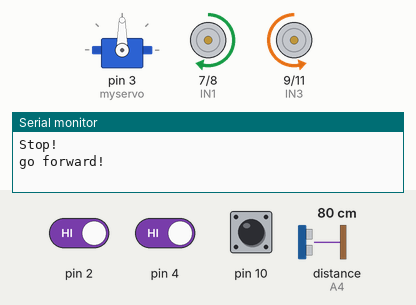
Simulated run of this sketch. Board: Arduino Uno, built with avr-gcc and run on an emulated ATmega328P. On the bench: servo, motor-driver pin pairs drawn as motors (green arrow = first pin HIGH = forward, orange = second pin HIGH = backward, longer = more drive, scaled by the enable pin), the last lines printed to the serial monitor. The inputs (shaded band) are chosen by the test bench; at power-on: pin 2 HIGH, pin 4 HIGH, distance to the obstacle (sensor on A4) 80 cm, pin 10 HIGH. The echo pulse lasts 58.3 µs per cm.

Above: at 1.2 s.
1.3 s: pin 2 driven LOW
At 1.5 s:
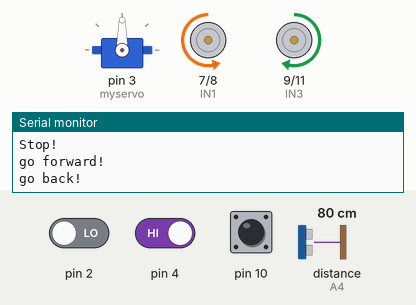
4.3 s: pin 4 driven LOW
At 5.9 s:
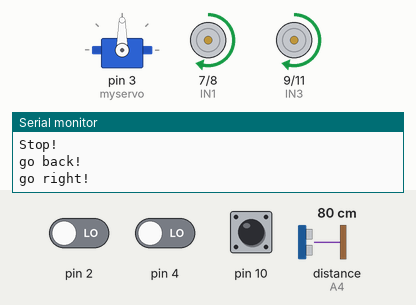
7.3 s: pin 2 driven HIGH
At 8.6 s:
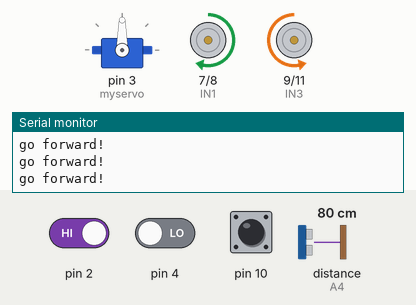
10.3 s: distance to the obstacle (sensor on A4) set to 34 cm
11.8 s: distance to the obstacle (sensor on A4) set to 27 cm
At 13.5 s:
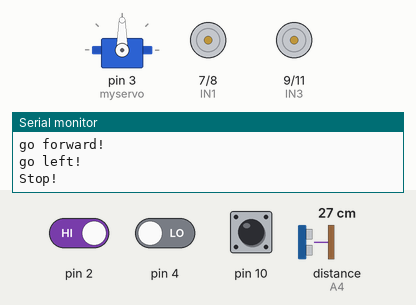
14.8 s: distance to the obstacle (sensor on A4) set to 35 cm
At 15.9 s:
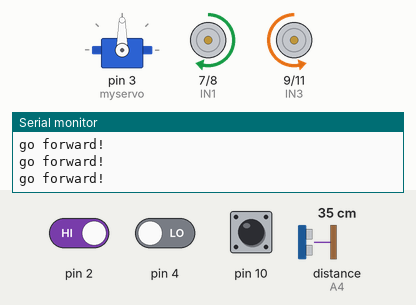
Timing chart, 0 to 17.7 s (numbered marks = the images above; inputs shaded):
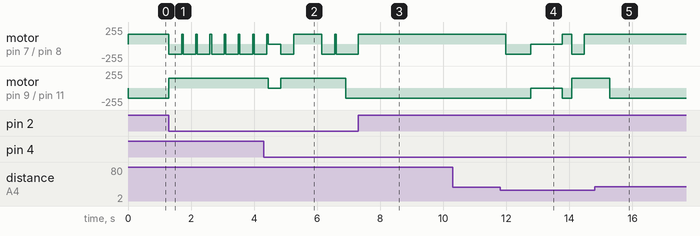

The sketch:

projet_voiture.ino
```cpp
//www.elegoo.com


#include <Servo.h>  //servo library
Servo myservo;      // create servo object to control servo

int Echo = A4;
int Trig = A5;

//Line Tracking IO define
#define LT_R !digitalRead(10)
#define LT_M !digitalRead(4)
#define LT_L !digitalRead(2)

#define ENB 5
#define IN1 7
#define IN2 8
#define IN3 9
#define IN4 11
#define ENA 6

#define carSpeed 150

int rightDistance = 0, leftDistance = 0, middleDistance = 0, middleDistance2 = 0;
int compteurLigne = 0;
int calibrage=0;


void forward(){
  analogWrite(ENA, carSpeed);
  analogWrite(ENB, carSpeed);
  digitalWrite(IN1, HIGH);
  digitalWrite(IN2, LOW);
  digitalWrite(IN3, LOW);
  digitalWrite(IN4, HIGH);
  Serial.println("go forward!");
}

void back(){
  analogWrite(ENA, carSpeed);
  analogWrite(ENB, carSpeed);
  digitalWrite(IN1, LOW);
  digitalWrite(IN2, HIGH);
  digitalWrite(IN3, HIGH);
  digitalWrite(IN4, LOW);
  Serial.println("go back!");
}

void left(){
  analogWrite(ENA, carSpeed);
  analogWrite(ENB, carSpeed);
  digitalWrite(IN1, LOW);
  digitalWrite(IN2, HIGH);
  digitalWrite(IN3, LOW);
  digitalWrite(IN4, HIGH);
  Serial.println("go left!");
}

void right(){
  analogWrite(ENA, carSpeed);
  analogWrite(ENB, carSpeed);
  digitalWrite(IN1, HIGH);
  digitalWrite(IN2, LOW);
  digitalWrite(IN3, HIGH);
  digitalWrite(IN4, LOW);
  Serial.println("go right!");
}

void stop(){
   digitalWrite(ENA, LOW);
   digitalWrite(ENB, LOW);
   Serial.println("Stop!");
}
//Ultrasonic distance measurement Sub function
int getDistance() {
    digitalWrite(Trig, LOW);
    delayMicroseconds(2);
    digitalWrite(Trig, HIGH);
    delayMicroseconds(10);
    digitalWrite(Trig, LOW);
    return (int)pulseIn(Echo, HIGH) / 58;
}

void setup(){
  Serial.begin(9600);
  pinMode(Echo, INPUT);
  pinMode(Trig, OUTPUT);
  pinMode(IN1, OUTPUT);
  pinMode(IN2, OUTPUT);
  pinMode(IN3, OUTPUT);
  pinMode(IN4, OUTPUT);
  pinMode(ENA, OUTPUT);
  pinMode(ENB, OUTPUT);
  stop();
  myservo.attach(3);  // attach servo on pin 3 to servo object


  myservo.write(90);
}
void loop() {


  //calibrage de la voiture pour determiner le delay qui correspond a 90 degres et la positionner droite
  if (calibrage ==0){
    forward();
    while(LT_R==false && LT_L==false);
    if (LT_M){

       stop();
        delay(400);
        back();
        delay(400);
        right();
        delay(900);
        stop();
        calibrage =1;
    }
      if (LT_L && LT_R==false){
        back();
        delay(400);
        right();
        delay(50);
      }else if (LT_R && LT_L ==false){
        back();
        delay(400);
        left();
        delay(50);
      }


    }

    //rester dans les lignes
if(calibrage==1){
    if(LT_L){
      back();
      delay(300);
      left();
      delay(400);

    }else if (LT_R){
      back();
      delay(300);
      right();
      delay(400);
    }else{
      forward();
    }
}
if(calibrage==1){
  //detection d'obstacle
  forward();
  middleDistance=getDistance();
  delay(100);
  middleDistance2=getDistance();
  //pour eviter les erreurs et les faux positifs

  if(middleDistance <=30 && middleDistance>=middleDistance2){
    //si ligne de droite
    if (compteurLigne==0){
      left();
      delay(800);


      //passe la premiere ligne
      while(LT_M==false){
        forward();}
        stop();
        delay(1000);

        forward();
        delay(300);
      //atteint la deuxieme ligne
      while(LT_M==false){
        forward();}
      back();
      delay(400);
      right();
      delay(800);
      forward();
      //si ligne de gauche
      //fonctionne pareil que la ligne 0
      compteurLigne=1;
      }else if (compteurLigne==1){
        right();
      delay(800);

      while(LT_M==false){
        forward();}
        stop();
        delay(1000);

        forward();
        delay(300);

      while(LT_M==false){
        forward();}
      back();
      delay(400);
      left();
      delay(800);
      forward();
      compteurLigne=0;

      }

    }

    }


}
```

Measured:
- the behaviour switches between 31 and 30 cm on distance to the obstacle (sensor on A4) (found by bisection; images 3 and 4)
- after the input at 1.3 s, motor on pin 7 (IN1) / pin 8 (IN2): alternates forward 150/255 for 0.05 s and backward 150/255 for 0.40 s, starting at once; motor on pin 9 (IN3) / pin 11 (IN4): backward 150/255 → forward 150/255 at once
- after the input at 4.3 s, motor on pin 9 (IN3) / pin 11 (IN4): forward 150/255 → stopped after 0.15 s, → forward 150/255 0.40 s later, → backward 150/255 2.1 s later
- after the input at 7.3 s, motor on pin 7 (IN1) / pin 8 (IN2): goes on until 7.3 s, then stays forward 150/255; motor on pin 9 (IN3) / pin 11 (IN4): stops changing and stays backward 150/255
- after the input at 14.8 s, motor on pin 7 (IN1) / pin 8 (IN2): stays forward 150/255 (without the input it goes to stopped after 1.4 s); motor on pin 9 (IN3) / pin 11 (IN4): goes on until 15.3 s, then stays backward 150/255
